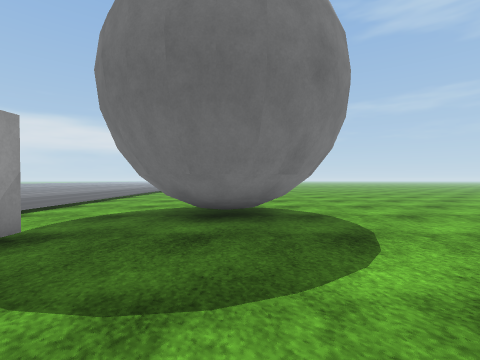
[1] (above)

22 first-person views from a walk through a robot-simulator world made for Gazebo. The camera is 0.94 m above the floor, looks level and sees 85° across. The floor is counted in squares, 1 m on a side. Each view is taken from the middle of a square. On the plan, view 1 faces up. The plan holds only what a view shows up to about 11 squares ahead; the rest is blank. The place goes on beyond the plan. The robots in the file are not drawn. Simple patterns stand in for the simulator's built-in surfaces. Simple shapes stand in for some stock models. Surface patterns are stand-ins for the level's own textures.

[2]
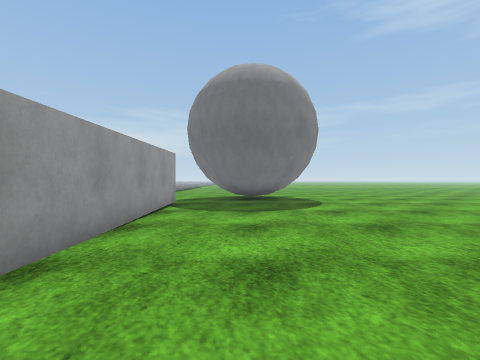

[3]
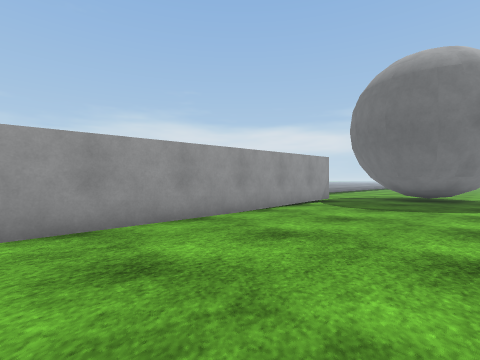

[4]
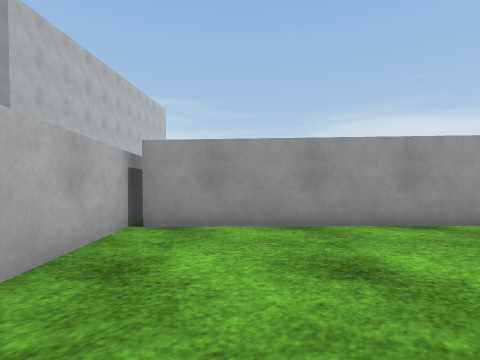

[5]
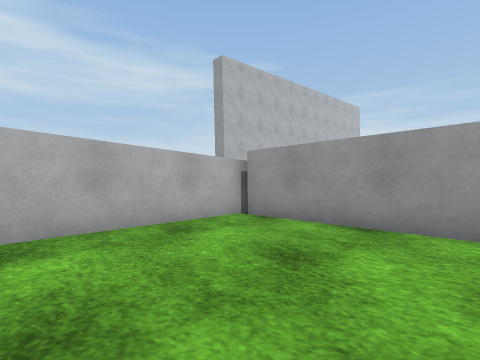

[6]
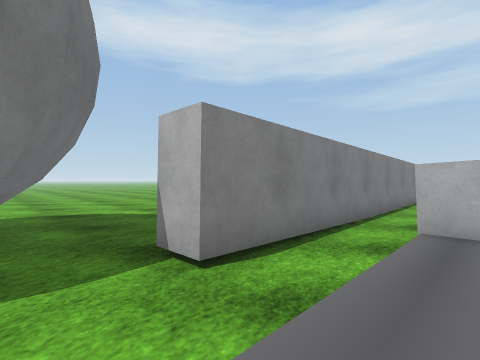

[7]
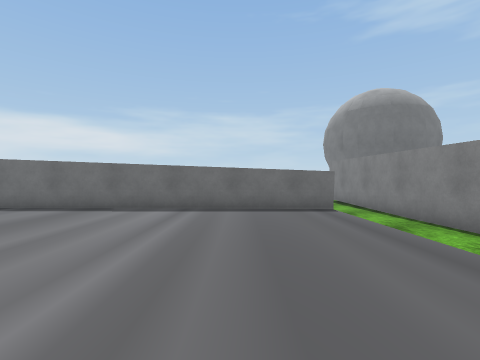

[8]
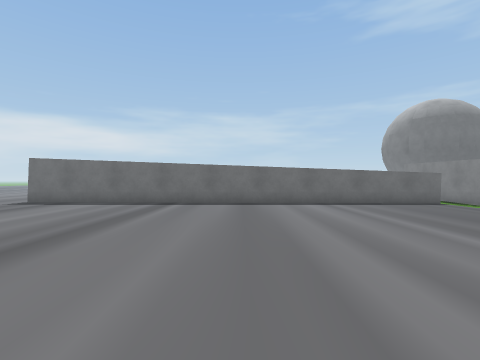

[9]
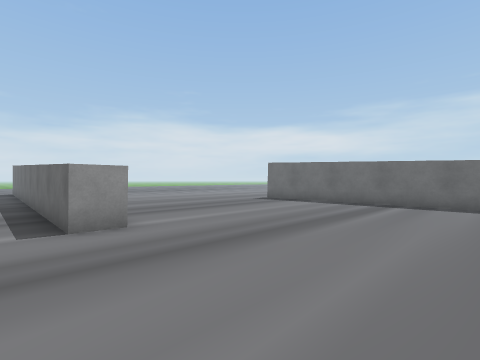

[10]
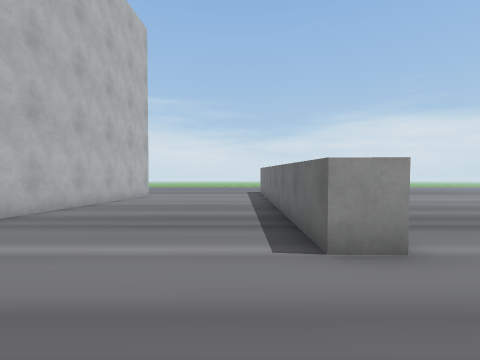

[11]
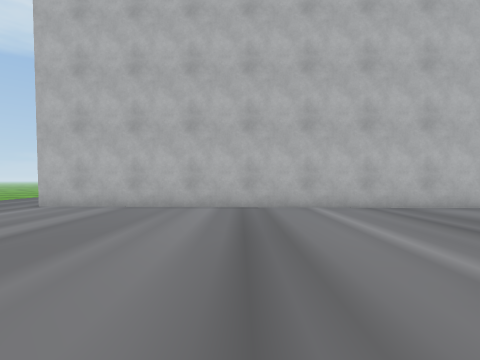

[12]
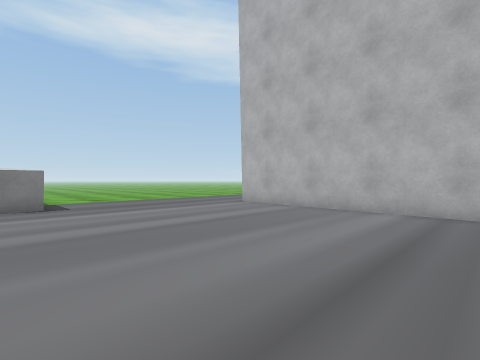

[13]
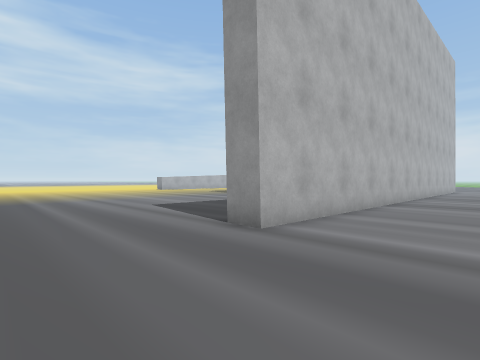

[14]
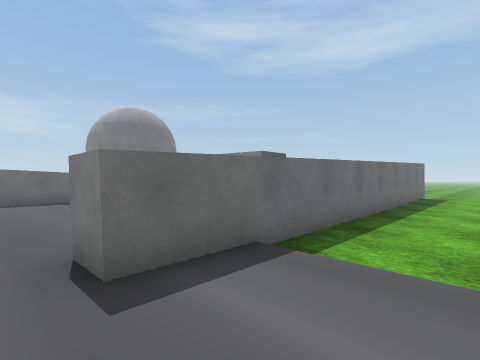

[15]
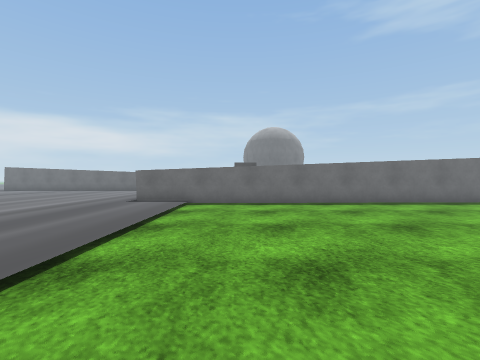

[16]
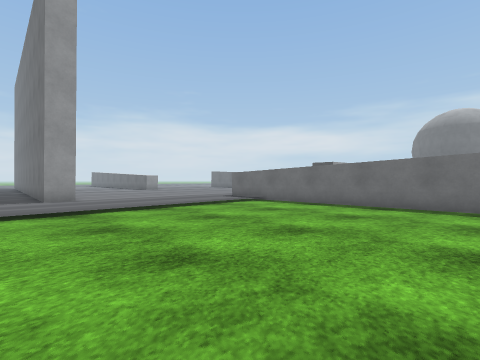

[17]
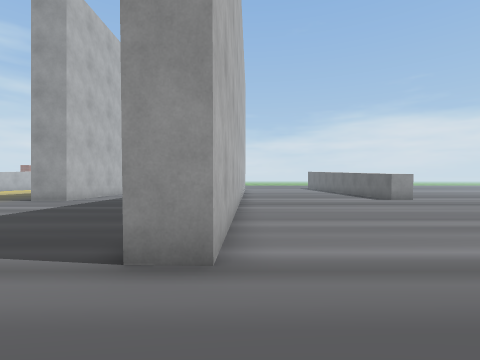

[18]
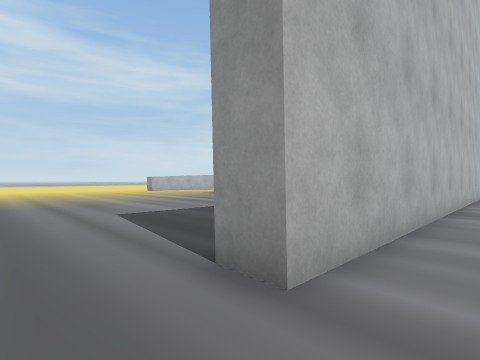

[19]
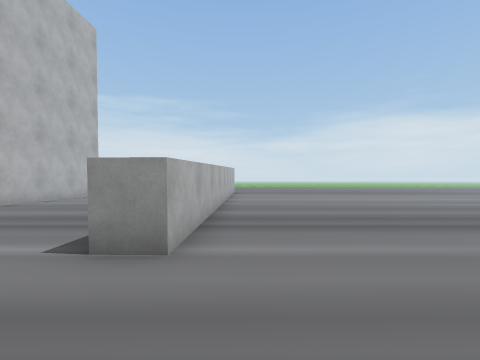

[20]
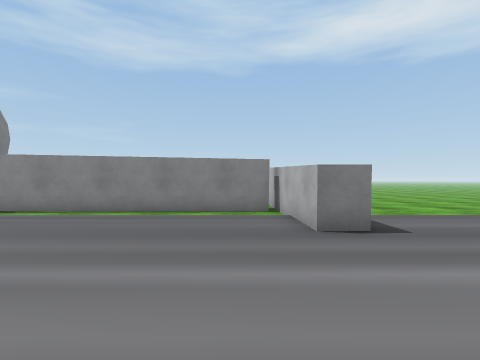

[21]
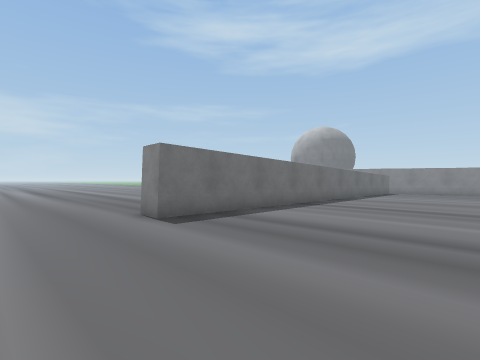

[22]
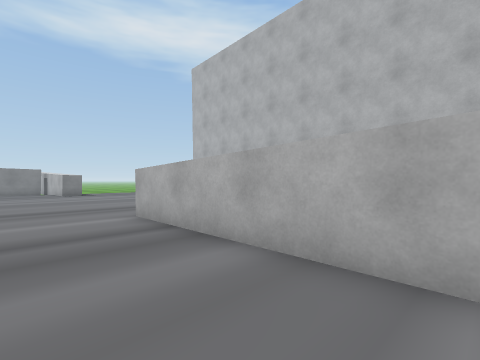

### Floor plan
Key: @ floor where view 1 was taken; # wall or solid block; . floor; B grey ball.
Columns run from 26 left of view 1 to 2 right of it. Each row starts with its distance up from view 1.
 11                   ......
 10                   ......
  9                    ....
  8                    ....
  7  ..                 ... BBBBB
  6  ...               . ..BBBBBB
  5  ....              .....BBBB.
  4  ....              ...#......
  3 .....              ...#......
  2 .....              ...#......
  1 ...#               ...#......
  0 ...##################.#...@..
 -1 ......................#......
 -2 ......................#......
 -3 ......................##.....
 -4 ......................##.....
 -5 ......................##.....
 -6 ......................##.....
 -7 ......................##.....
 -8 ......................##.....
 -9 ########...........##########
-10 ########..........###########
-11 .............................
-12 .............................
-13 .............................
-14 .............................
-15 .............................
-16 .............................
-17 #################............
-18               ###............
-19               ...............
-20             .................
-21           ........... .
-22         .............
-23         .............
-24         ............
-25         ... ........
-26         ..   .......
-27               ......
-28                ...
-29                 ..

Where each view was taken, in squares from view 1:
view 1: 0 up, 0 right, facing up
view 2: 6 down, 1 left, facing up
view 3: 7 down, 2 right, facing up-left
view 4: 7 down, 2 right, facing left
view 5: 4 down, 2 right, facing down-left
view 6: 6 up, 7 left, facing down-right
view 7: 9 down, 9 left, facing up
view 8: 11 down, 14 left, facing up
view 9: 11 down, 14 left, facing up-left
view 10: 11 down, 16 left, facing left
view 11: 8 down, 17 left, facing down
view 12: 9 down, 18 left, facing down-right
view 13: 14 down, 6 left, facing down-left
view 14: 13 down, 9 left, facing up-right
view 15: 21 down, 4 left, facing up
view 16: 20 down, 2 right, facing up-left
view 17: 17 down, 7 left, facing left
view 18: 16 down, 8 left, facing down-left
view 19: 8 down, 16 left, facing left
view 20: 8 down, 13 left, facing right
view 21: 6 down, 26 left, facing up-right
view 22: 6 down, 26 left, facing down-right
